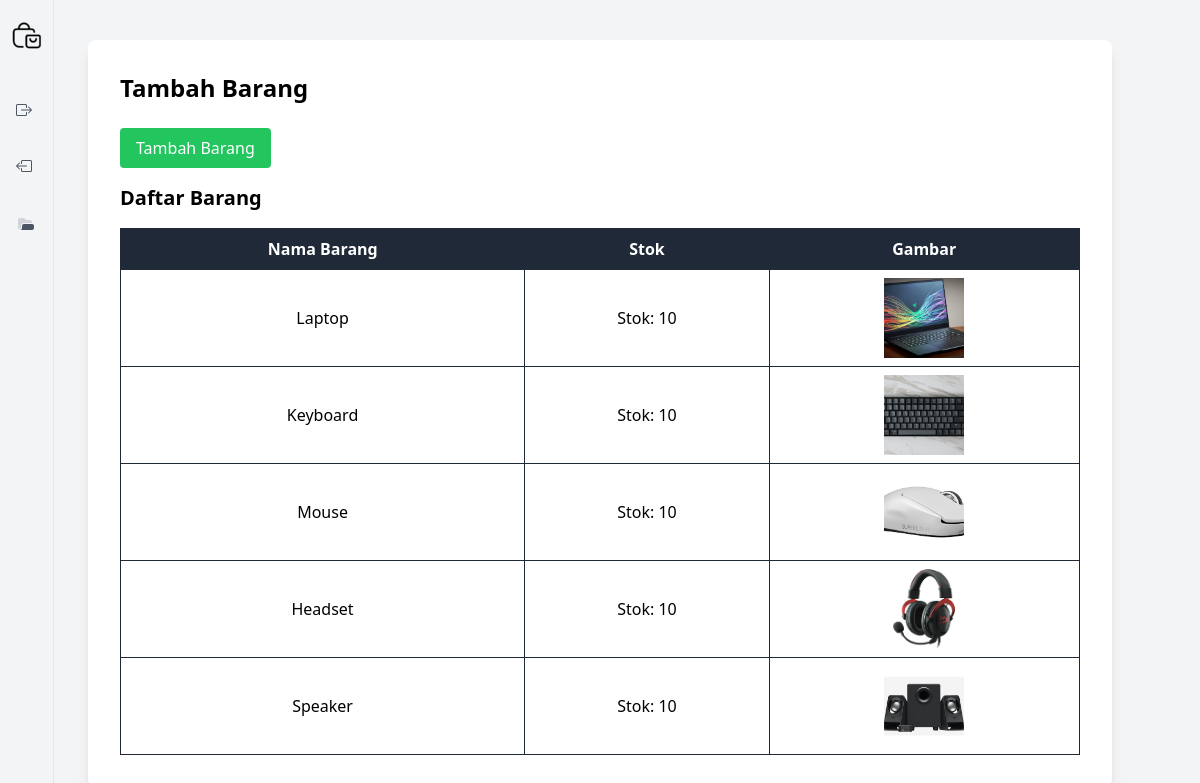
Screenshot of /src/View/tambah_barang.php with the database file from the repository.
### tables this page shows
CREATE TABLE `barang` (
  `id` int(11) NOT NULL,
  `nama` varchar(45) NOT NULL,
  `stok` int(11) NOT NULL,
  `gambar` varchar(250) DEFAULT NULL
);

### src/Controller/BarangController.php (called while the page is built, shortened)
<?php
class BarangController {
    private $database;
    public function __construct(Database $database) {
        $this->database = $database;
    }
    public function getDaftarBarang() {
        $koneksi = $this->database->koneksi;
        $result = $koneksi->query("SELECT * FROM barang");
        $daftarBarang = [];
        while ($row = $result->fetch_assoc()) {
            $barang = new Barang($row['id'], $row['nama'], $row['stok'], $row['gambar']);
            $daftarBarang[] = $barang;
        }
        return $daftarBarang;
    }
}

### src/Model/Barang.php (called while the page is built, shortened)
<?php
class Barang {
    private $nama;
    private $stok;
    private $gambar;
    public function __construct($id, $nama, $stok, $gambar) {
        $this->nama = $nama;
        $this->stok = $stok;
        $this->gambar = $gambar;
    }
    public function getNama() {
        return $this->nama;
    }
    public function getStok() {
        return $this->stok;
    }
    public function getGambar() {
        return $this->gambar;
    }
}

### src/View/tambah_barang.php (the view, shortened to what this page needs)
<?php
include '../Controller/Database.php';
include '../Model/Barang.php';
include '../Controller/BarangController.php';
$database = new Database();
$barangController = new BarangController($database);
$daftarBarang = $barangController->getDaftarBarang();
?>
<!DOCTYPE html>
<html lang="en">
<head>
    <link href="../output.css" rel="stylesheet">
    <link rel="stylesheet" href="https://cdn.jsdelivr.net/npm/bootstrap-icons@1.7.2/font/bootstrap-icons.css">
</head>
<body>
<div class="min-h-screen bg-gray-100 flex">
<?php include 'sidebar.php'; ?>
<div class="flex-grow">
<div class="container mx-auto p-8 mt-10 bg-white rounded-lg shadow-lg">
    <h1 class="text-2xl font-bold mb-6">Tambah Barang</h1>
    <button id="toggleFormButton" class="mb-4 bg-green-500 text-white px-4 py-2 rounded">Tambah Barang</button>
    <h2 class="text-xl font-bold mb-4">Daftar Barang</h2>
    <table class="border-collapse border border-gray-800 w-full mx-auto">
        <thead>
            <tr class="bg-gray-800 text-white">
                <th class="p-2 text-center">Nama Barang</th>
                <th class="p-2 text-center">Stok</th>
                <th class="p-2 text-center">Gambar</th>
            </tr>
        </thead>
        <tbody>
            <?php
            foreach ($daftarBarang as $barang) {
                echo "<tr class=\"border border-gray-800\">";
                echo "<td class=\"p-2 text-center border border-gray-800\">{$barang->getNama()}</td>";
                echo "<td class=\"p-2 text-center border border-gray-800\">Stok: {$barang->getStok()}</td>";
                $gambar = $barang->getGambar();
                echo "<td class=\"p-2 text-center border border-gray-800\">";
                if (!empty($gambar)) {
                    echo "<img src=\"$gambar\" alt=\"{$barang->getNama()}\" class=\"w-20 h-20 object-cover mx-auto\">";
                }
                echo "</td>";
                echo "</tr>";
            }
            ?>
        </tbody>
    </table>
</div>
</div>
</div>
</body>
</html>

### rows the page displays
barang: nama "Laptop", stok "10", gambar+nama (picture)
barang: nama "Keyboard", stok "10", gambar+nama (picture)
barang: nama "Mouse", stok "10", gambar (picture)
barang: nama "Headset", stok "10", gambar+nama (picture)
barang: nama "Speaker", stok "10", gambar (picture)
